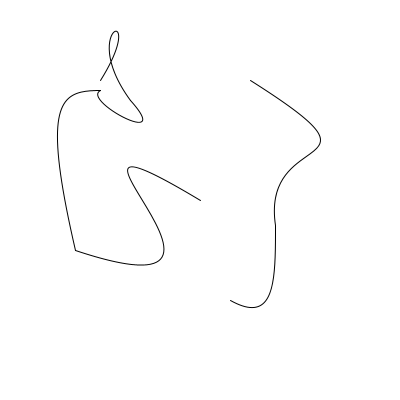
Frame 1 (no input)
Frame 60 (the mouse pressed at the canvas centre just before this capture): identical to frame 1, image omitted
Frame 120 (the mouse held since frame 60 and released just before this capture): identical to frame 1, image omitted

The Processing sketch that drew this single still picture (run headless with seeded random() and noise(); from frame 60 on, the mouse is pressed at the canvas centre):

// Processing sketch: processing_33356
// ── processing_33356.pde

void setup() {
  size (400, 400);
}
 
 
void draw() {
  background (255,255,255);
 
  noFill();
  beginShape ();
  vertex(200, 200);
  bezierVertex(0, 80,300, 325, 75, 250);
  endShape();
 
  noFill();
  beginShape ();
  vertex(75, 250);
  bezierVertex(40, 99, 60, 90, 100, 90);
  endShape();
 
  noFill();
  beginShape ();
  vertex(100,90);
  bezierVertex(80, 100, 175, 150, 130, 100);
  endShape();
 
  noFill();
  beginShape ();
  vertex(130, 100);
  bezierVertex(75, 25, 150, 0, 100, 80);
  endShape();
   
  noFill();
  beginShape ();
  vertex(250, 80);
  bezierVertex(400, 175, 260, 125, 275, 225);
  endShape();
   
   noFill();
  beginShape ();
  vertex(275, 225);
  bezierVertex(275, 280, 275, 325, 230, 300);
  endShape();
}
